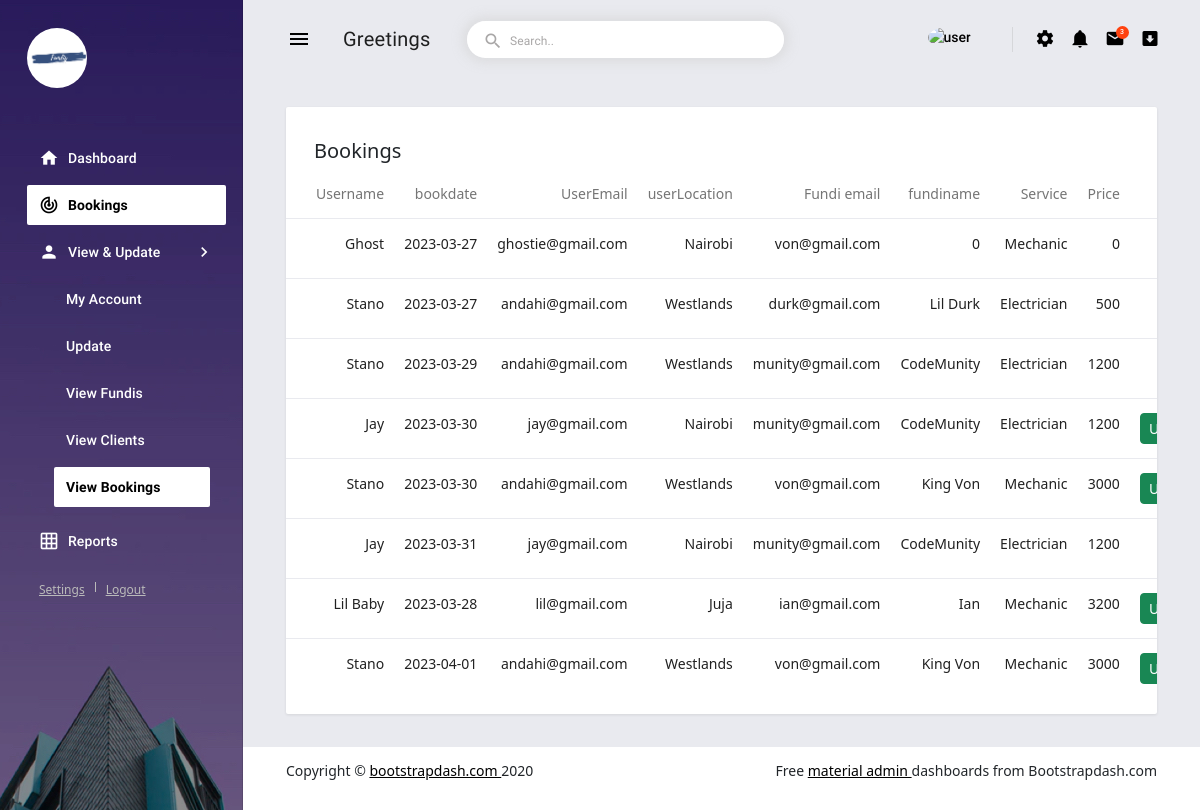
Page /admindash/demo/pages/forms/viewbookings.php on the committed database.
### tables this page shows
CREATE TABLE `bookings` (
  `id` int(11) NOT NULL,
  `username` varchar(255) NOT NULL,
  `bookdate` date NOT NULL,
  `useremail` varchar(255) NOT NULL,
  `userlocation` varchar(255) NOT NULL,
  `fundiemail` varchar(255) NOT NULL,
  `fundiname` varchar(255) NOT NULL,
  `service` varchar(255) NOT NULL,
  `price` int(255) NOT NULL,
  `status` int(11) NOT NULL DEFAULT 1
);

### admindash/demo/pages/forms/viewbookings.php (the view, shortened to what this page needs)
<?php
@include('../forms/config.php');
$sql="SELECT * FROM bookings";
$res=mysqli_query($conn,$sql);
?>
<!DOCTYPE html>
<html lang="en">
<head>
  <link rel="stylesheet" href="../../../assets/vendors/mdi/css/materialdesignicons.min.css">
  <link rel="stylesheet" href="../../../assets/vendors/css/vendor.bundle.base.css">
  <link rel="stylesheet" href="../../../assets/css/demo/style.css">
  <link href="https://cdn.jsdelivr.net/npm/bootstrap@5.3.0-alpha1/dist/css/bootstrap.min.css" rel="stylesheet">
</head>
<body>
  <div class="body-wrapper">
    <aside class="mdc-drawer mdc-drawer--dismissible mdc-drawer--open">
      <div class="mdc-drawer__header">
        <a href="../../index.php" class="brand-logo">
          <img src="../../../assets/images/toplog.png" width="60" height="60" style="border-radius:50%" alt="logo">
        </a>
      </div>
      <div class="mdc-drawer__content">
        <div class="mdc-list-group">
          <nav class="mdc-list mdc-drawer-menu">
            <div class="mdc-list-item mdc-drawer-item">
              <a class="mdc-drawer-link" href="../../index.php">
                <i class="material-icons mdc-list-item__start-detail mdc-drawer-item-icon" aria-hidden="true">home</i>
                Dashboard
              </a>
            </div>
            <div class="mdc-list-item mdc-drawer-item">
              <a class="mdc-drawer-link" href="viewbookings.php">
                <i class="material-icons mdc-list-item__start-detail mdc-drawer-item-icon" aria-hidden="true">track_changes</i>
                Bookings
              </a>
            </div>
            <div class="mdc-list-item mdc-drawer-item">
              <a class="mdc-expansion-panel-link" href="#" data-toggle="expansionPanel" data-target="ui-sub-menu">
                <i class="material-icons mdc-list-item__start-detail mdc-drawer-item-icon" aria-hidden="true">person</i>
                View & Update
                <i class="mdc-drawer-arrow material-icons">chevron_right</i>
              </a>
              <div class="mdc-expansion-panel" id="ui-sub-menu">
                <nav class="mdc-list mdc-drawer-submenu">
                  <div class="mdc-list-item mdc-drawer-item">
                    <a class="mdc-drawer-link" href="../../pages/forms/viewfundi.php">
                      My Account
                    </a>
                  </div>
                  <div class="mdc-list-item mdc-drawer-item">
                    <a class="mdc-drawer-link" href="../../pages/forms/updatefundi.php">
                      Update
                    </a>
                  </div>
                  <div class="mdc-list-item mdc-drawer-item">
                    <a class="mdc-drawer-link" href="viewfundis.php">
                      View Fundis
                    </a>
                  </div>
                  <div class="mdc-list-item mdc-drawer-item">
                    <a class="mdc-drawer-link" href="viewclients.php">
                      View Clients
                    </a>
                  </div>
                  <div class="mdc-list-item mdc-drawer-item">
                    <a class="mdc-drawer-link" href="viewbookings.php">
                      View Bookings
                    </a>
                  </div>
                </nav>
              </div>
            </div>
            <div class="mdc-list-item mdc-drawer-item">
              <a class="mdc-drawer-link" href="../../pages/tables/basic-tables.php">
                <i class="material-icons mdc-list-item__start-detail mdc-drawer-item-icon" aria-hidden="true">grid_on</i>
                Reports
              </a>
            </div>
          </nav>
        </div>
        <div class="profile-actions">
          <a href="javascript:;">Settings</a>
          <a href="../../../../login.php">Logout</a>
        </div>
    </aside>
    <div class="main-wrapper mdc-drawer-app-content">
      <header class="mdc-top-app-bar">
        <div class="mdc-top-app-bar__row">
          <div class="mdc-top-app-bar__section mdc-top-app-bar__section--align-start">
            <button class="material-icons mdc-top-app-bar__navigation-icon mdc-icon-button sidebar-toggler">menu</button>
            <span class="mdc-top-app-bar__title">Greetings <?php echo $_SESSION['admin_name']; ?></span>
            <div class="mdc-text-field mdc-text-field--outlined mdc-text-field--with-leading-icon search-text-field d-none d-md-flex">
              <i class="material-icons mdc-text-field__icon">search</i>
              <input class="mdc-text-field__input" id="text-field-hero-input">
              <div class="mdc-notched-outline">
                <div class="mdc-notched-outline__leading"></div>
                <div class="mdc-notched-outline__notch">
                  <label for="text-field-hero-input" class="mdc-floating-label">Search..</label>
                </div>
                <div class="mdc-notched-outline__trailing"></div>
              </div>
            </div>
          </div>
          <div class="mdc-top-app-bar__section mdc-top-app-bar__section--align-end mdc-top-app-bar__section-right">
            <div class="menu-button-container menu-profile d-none d-md-block">
              <button class="mdc-button mdc-menu-button">
                <span class="d-flex align-items-center">
                  <span class="figure">
                    <img src="images/<?=$row['userimage']; ?>" style="border-radius: 50%;width: 25px;height: 25px;" alt="user" class="user">
                  </span>
                </span>
              </button>
            </div>
            <div class="menu-button-container d-none d-md-block">
              <button class="mdc-button mdc-menu-button">
                <i class="mdi mdi-settings"></i>
              </button>
            </div>
            <div class="menu-button-container">
              <button class="mdc-button mdc-menu-button">
                <i class="mdi mdi-bell"></i>
              </button>
            </div>
            <div class="menu-button-container">
              <button class="mdc-button mdc-menu-button">
                <i class="mdi mdi-email"></i>
                <span class="count-indicator">
                  <span class="count">3</span>
                </span>
              </button>
            </div>
            <div class="menu-button-container d-none d-md-block">
              <button class="mdc-button mdc-menu-button">
                <i class="mdi mdi-arrow-down-bold-box"></i>
              </button>
            </div>
          </div>
        </div>
      </header>
      <div class="page-wrapper mdc-toolbar-fixed-adjust">
        <main class="content-wrapper">
          <div class="mdc-layout-grid">
            <div class="mdc-layout-grid__inner">
              <div class="mdc-layout-grid__cell stretch-card mdc-layout-grid__cell--span-12">
                <div class="mdc-card p-0">
                  <h6 class="card-title card-padding pb-0">Bookings</h6>
                  <div class="table-responsive">
                    <table class="table">
                      <thead>
                        <tr>
                          <th class="text-left">Username</th>
                          <th>bookdate</th>
                          <th>UserEmail</th>
                          <th>userLocation</th>
                          <th>Fundi email</th>
                          <th>fundiname</th>
                          <th>Service</th>
                          <th>Price</th>
                          <th>Status</th>
                        </tr>
                      </thead>
                      <tbody>
                        <?php
              while($row=mysqli_fetch_assoc($res)){?>
              <tr style="background-color:white; font-size: 14px;">
                 <td><?php echo $row['username']?></td>
                 <td><?php echo $row['bookdate']?></td>
                 <td><?php echo $row['useremail']?></td>
                 <td><?php echo $row['userlocation']?></td>
                 <td><?php echo $row['fundiemail']?></td>
                 <td><?php echo $row['fundiname']?></td>
                 <td><?php echo $row['service']?></td>
                 <td><?php echo $row['price']?></td>
                 <td>
                   <?php
                if($row['status']==1){
                  echo "<a class='btn btn-sm btn-success' href='?type=status&operation=deactive&id=".$row['id']."'>Unserved</a>&nbsp;";
                }else{
                  echo "<a class='btn btn-sm btn-danger' href='?type=status&operation=active&id=".$row['id']."'>served</a>&nbsp;";
                }
                ?>
              </td>
              </tr>
              <?php } ?>
                      </tbody>
                    </table>
                  </div>
                </div>
              </div>
              </div>
            </div>
          </div>
        <footer>
          <div class="mdc-layout-grid">
            <div class="mdc-layout-grid__inner">
              <div class="mdc-layout-grid__cell stretch-card mdc-layout-grid__cell--span-6-desktop">
                <span class="text-center text-sm-left d-block d-sm-inline-block tx-14">Copyright © <a href="https://www.bootstrapdash.com/" target="_blank">bootstrapdash.com </a>2020</span>
              </div>
              <div class="mdc-layout-grid__cell stretch-card mdc-layout-grid__cell--span-6-desktop d-flex justify-content-end">
                <span class="float-none float-sm-right d-block mt-1 mt-sm-0 text-center tx-14">Free <a href="https://www.bootstrapdash.com/material-design-dashboard/" target="_blank"> material admin </a> dashboards from Bootstrapdash.com</span>
              </div>
            </div>
          </div>
        </footer>
      </div>
    </div>
</body>
</html>

### rows in the picture
bookings: username "Ghost", bookdate "2023-03-27", useremail "ghostie@gmail.com", userlocation "Nairobi", fundiemail "von@gmail.com", fundiname "0", service "Mechanic", price "0"
bookings: username "Stano", bookdate "2023-03-27", useremail "andahi@gmail.com", userlocation "Westlands", fundiemail "durk@gmail.com", fundiname "Lil Durk", service "Electrician", price "500"
bookings: username "Stano", bookdate "2023-03-29", useremail "andahi@gmail.com", userlocation "Westlands", fundiemail "munity@gmail.com", fundiname "CodeMunity", service "Electrician", price "1200"
bookings: username "Jay", bookdate "2023-03-30", useremail "jay@gmail.com", userlocation "Nairobi", fundiemail "munity@gmail.com", fundiname "CodeMunity", service "Electrician", price "1200"
bookings: username "Stano", bookdate "2023-03-30", useremail "andahi@gmail.com", userlocation "Westlands", fundiemail "von@gmail.com", fundiname "King Von", service "Mechanic", price "3000"
bookings: username "Jay", bookdate "2023-03-31", useremail "jay@gmail.com", userlocation "Nairobi", fundiemail "munity@gmail.com", fundiname "CodeMunity", service "Electrician", price "1200"
bookings: username "Lil Baby", bookdate "2023-03-28", useremail "lil@gmail.com", userlocation "Juja", fundiemail "ian@gmail.com", fundiname "Ian", service "Mechanic", price "3200"
bookings: username "Stano", bookdate "2023-04-01", useremail "andahi@gmail.com", userlocation "Westlands", fundiemail "von@gmail.com", fundiname "King Von", service "Mechanic", price "3000"
